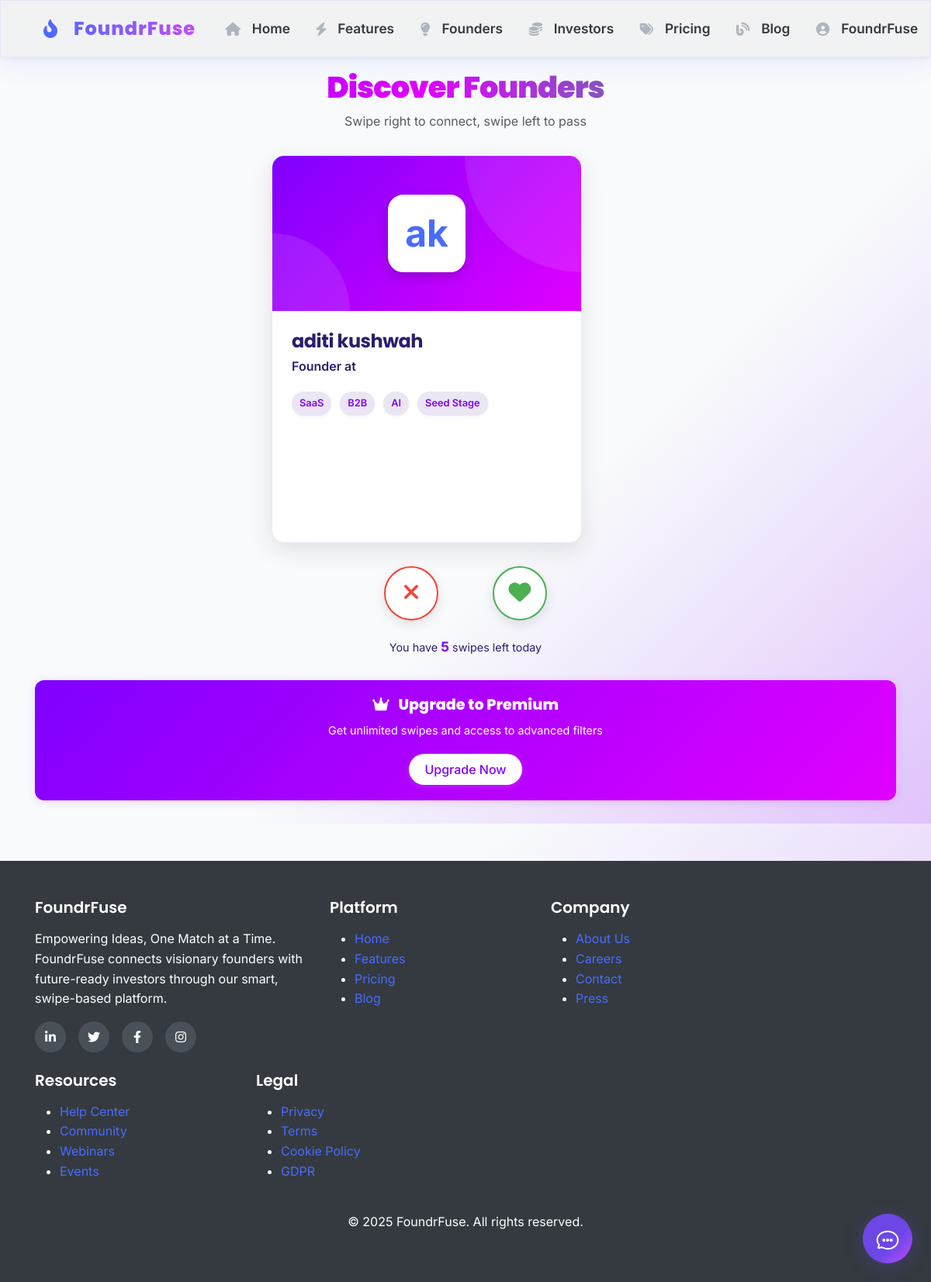
The page /accounts/discover/ (signed in) on the database its author committed.
### accounts/models.py (models this page shows, shortened)
class Profile(models.Model):
    USER_TYPES = (
        ('founder', 'Founder'),
        ('investor', 'Investor'),
    )
    INDUSTRY_CHOICES = (
        ('tech', 'Technology'),
        ('health', 'Healthcare'),
        ('finance', 'Finance'),
        ('education', 'Education'),
        ('ecommerce', 'E-Commerce'),
        ('real_estate', 'Real Estate'),
        ('food', 'Food & Beverage'),
        ('travel', 'Travel'),
        ('other', 'Other'),
    )
    user = models.OneToOneField(User, on_delete=models.CASCADE)
    user_type = models.CharField(max_length=10, choices=USER_TYPES)
    bio = models.TextField(blank=True)
    company_name = models.CharField(max_length=100, blank=True)
    industry = models.CharField(max_length=20, choices=INDUSTRY_CHOICES, blank=True)
    location = models.CharField(max_length=100, blank=True)
    country_code = models.CharField(max_length=8, blank=True)
    phone = models.CharField(max_length=20, blank=True)
    startup_date = models.DateField(blank=True, null=True)
    investment_focus = models.CharField(max_length=255, blank=True)
    investment_range = models.CharField(max_length=255, blank=True)
    linkedin_profile = models.URLField(blank=True)
    website = models.URLField(blank=True)
    looking_for = models.TextField(blank=True)
    profile_image = models.ImageField(upload_to='profile_images/', blank=True, null=True)
    is_premium = models.BooleanField(default=False)
    swipes_left = models.IntegerField(default=5)  # Daily swipes for free users
    created_at = models.DateTimeField(auto_now_add=True)
    updated_at = models.DateTimeField(auto_now=True)

### accounts/views.py (the view, shortened to what this page needs)
# urls.py: path('discover/', views.discover, name='discover'),
@login_required
def discover(request):
    user = request.user
    try:
        profile = user.profile
    except Profile.DoesNotExist:
        Profile.objects.create(user=user)
        profile = user.profile
    if not profile.is_premium and profile.swipes_left <= 0:
        messages.warning(request, 'You have used all your daily swipes. Upgrade to Premium for unlimited swipes!')
        return render(request, 'accounts/discover.html', {
            'title': 'Discover',
            'out_of_swipes': True,
        })
    swiped_users = SwipeAction.objects.filter(from_user=user).values_list('to_user_id', flat=True)
    opposite_type = 'investor' if profile.user_type == 'founder' else 'founder'
    profiles_to_show = Profile.objects.filter(
        user_type=opposite_type
    ).exclude(
        user__in=swiped_users
    ).exclude(
        user=user
    )
    if profiles_to_show.exists():
        profiles = list(profiles_to_show.order_by('?')[:10])
    else:
        profiles = []
        messages.info(request, "You've viewed all available profiles for now. Check back soon!")
    return render(request, 'accounts/discover.html', {
        'title': 'Discover',
        'profiles': profiles,
        'swipes_left': profile.swipes_left,
    })

### templates/accounts/discover.html (shortened to what this page needs)
{% extends 'base.html' %}
{% load static %}
{% block extra_css %}
<link rel="stylesheet" href="{% static 'css/animations.css' %}">
<link rel="stylesheet" href="{% static 'css/graphics.css' %}">
<link rel="stylesheet" href="{% static 'css/discover.css' %}">
{% endblock %}
{% block content %}
<div class="discover-container">
    <div class="decorative-container"></div>
    <div class="container">
        <div class="discover-header text-center">
            <h2 class="gradient-text mb-2 animate-on-scroll fade-in">Discover{% if user.profile.user_type == 'founder' %} Investors{% else %} Founders{% endif %}</h2>
            <p class="text-muted mb-4 animate-on-scroll fade-in delay-100">Swipe right to connect, swipe left to pass</p>
        </div>
        <div class="swipe-container" id="swipe-container">
            <div class="swipe-indicators">
            </div>
            {% if profiles %}
                {% for profile in profiles %}
                <div class="swipe-card animate-on-scroll fade-in {% if profile.user.profile.user_type == 'founder' %}founder-card{% else %}investor-card{% endif %} {% if not forloop.first %}d-none{% endif %}" data-profile-id="{{ profile.id }}">
                    <div class="swipe-card-header">
                        <div class="profile-avatar">
                            {{ profile.user.first_name|first }}{{ profile.user.last_name|first }}
                        </div>
                    </div>
                    <div class="swipe-card-content">
                        <h3 class="profile-name">{{ profile.user.get_full_name }}</h3>
                        <p class="profile-headline">
                            {% if profile.user.profile.user_type == 'founder' %}
                                Founder at {{ profile.company_name }}
                            {% else %}
                                Investor at {{ profile.company_name }}
                            {% endif %}
                        </p>
                        <div class="profile-tags">
                            {% if profile.user.profile.user_type == 'founder' %}
                                <span class="profile-tag">SaaS</span>
                                <span class="profile-tag">B2B</span>
                                <span class="profile-tag">AI</span>
                                <span class="profile-tag">Seed Stage</span>
                            {% else %}
                                <span class="profile-tag">Angel</span>
                                <span class="profile-tag">Early Stage</span>
                                <span class="profile-tag">Tech</span>
                                <span class="profile-tag">$50K-$250K</span>
                            {% endif %}
                        </div>
                    </div>
                </div>
                {% endfor %}
            {% endif %}
        </div>
        <div class="swipe-actions">
            <div class="swipe-btn swipe-dislike" id="dislike-button">
                <i class="fas fa-times"></i>
            </div>
            <div class="swipe-btn swipe-like" id="like-button">
                <i class="fas fa-heart"></i>
            </div>
        </div>
        {% if not user.profile.is_premium %}
        <div class="remaining-swipes">
            <p>You have <span class="remaining-swipes-count">{{ user.profile.swipes_left }}</span> swipes left today</p>
            <div class="premium-promo animate-on-scroll fade-in">
                <h5><i class="fas fa-crown me-2"></i> Upgrade to Premium</h5>
                <p class="mb-1">Get unlimited swipes and access to advanced filters</p>
                <a href="{% url 'subscription:upgrade' %}" class="btn premium-promo-btn">
                    Upgrade Now
                </a>
            </div>
        </div>
        {% endif %}
    </div>
</div>
{% endblock %}

### templates/base.html (shortened to what this page needs)
<!DOCTYPE html>
{% load static %}
<html lang="en">
<head>
    <link href="https://cdn.jsdelivr.net/npm/bootstrap@5.3.0-alpha1/dist/css/bootstrap.min.css" rel="stylesheet">
    <link rel="stylesheet" href="https://cdnjs.cloudflare.com/ajax/libs/font-awesome/6.0.0/css/all.min.css">
    <link rel="stylesheet" href="{% static 'css/style.css' %}">
    <link rel="stylesheet" href="{% static 'css/animations.css' %}">
    <link rel="stylesheet" href="{% static 'css/graphics.css' %}">
    {% block extra_css %}{% endblock %}
</head>
<body>
    <nav class="navbar navbar-expand-lg ">
        <div class="container">
            <a class="navbar-brand d-flex align-items-center" href="{% url 'core:home' %}">
                <i class="fas fa-fire-alt me-2"></i>
                <span>FoundrFuse</span>
            </a>
            <div class="collapse navbar-collapse" id="navbarNav">
                <ul class="navbar-nav me-auto">
                    <li class="nav-item {% if request.resolver_match.url_name == 'home' %}active{% endif %}">
                        <a class="nav-link d-flex align-items-center" href="{% url 'core:home' %}">
                            <i class="fas fa-home me-2"></i> Home
                        </a>
                    </li>
                    <li class="nav-item {% if request.resolver_match.url_name == 'features' %}active{% endif %}">
                        <a class="nav-link d-flex align-items-center" href="{% url 'core:features' %}">
                            <i class="fas fa-bolt me-2"></i> Features
                        </a>
                    </li>
                    <li class="nav-item {% if request.resolver_match.url_name == 'founders' %}active{% endif %}">
                        <a class="nav-link d-flex align-items-center" href="{% url 'core:founders' %}">
                            <i class="fas fa-lightbulb me-2"></i>Founders
                        </a>
                    </li>
                    <li class="nav-item {% if request.resolver_match.url_name == 'investors' %}active{% endif %}">
                        <a class="nav-link d-flex align-items-center" href="{% url 'core:investors' %}">
                            <i class="fas fa-coins me-2"></i>Investors
                        </a>
                    </li>
                    <li class="nav-item {% if request.resolver_match.url_name == 'pricing' %}active{% endif %}">
                        <a class="nav-link d-flex align-items-center" href="{% url 'core:pricing' %}">
                            <i class="fas fa-tags me-2"></i> Pricing
                        </a>
                    </li>
                    <li class="nav-item {% if request.resolver_match.url_name == 'blog_list' %}active{% endif %}">
                        <a class="nav-link d-flex align-items-center" href="{% url 'core:blog_list' %}">
                            <i class="fas fa-blog me-2"></i> Blog
                        </a>
                    </li>
                </ul>
                <ul class="navbar-nav">
                    {% if user.is_authenticated %}
                    <li class="nav-item dropdown">
                        <a class="nav-link dropdown-toggle d-flex align-items-center" href="#" id="navbarDropdown"
                            role="button" data-bs-toggle="dropdown" aria-expanded="false">
                            <i class="fas fa-user-circle me-2"></i> {{ user.get_full_name|default:user.username }}
                        </a>
                    </li>
                    {% endif %}
                </ul>
            </div>
        </div>
    </nav>
    {% block content %}{% endblock %}
    <footer class="footer mt-5">
        <div class="container">
            <div class="row">
                <div class="col-lg-4 mb-4">
                    <h5>FoundrFuse</h5>
                    <p>Empowering Ideas, One Match at a Time. FoundrFuse connects visionary founders with future-ready
                        investors through our smart, swipe-based platform.</p>
                    <div class="social-icons">
                        <a href="#" class="social-icon"><i class="fab fa-linkedin-in"></i></a>
                        <a href="#" class="social-icon"><i class="fab fa-twitter"></i></a>
                        <a href="#" class="social-icon"><i class="fab fa-facebook-f"></i></a>
                        <a href="#" class="social-icon"><i class="fab fa-instagram"></i></a>
                    </div>
                </div>
                <div class="col-lg-2 col-md-3 col-6 mb-4">
                    <h5>Platform</h5>
                    <ul class="footer-links">
                        <li><a href="{% url 'core:home' %}">Home</a></li>
                        <li><a href="{% url 'core:features' %}">Features</a></li>
                        <li><a href="{% url 'core:pricing' %}">Pricing</a></li>
                        <li><a href="{% url 'core:blog_list' %}">Blog</a></li>
                    </ul>
                </div>
                <div class="col-lg-2 col-md-3 col-6 mb-4">
                    <h5>Company</h5>
                    <ul class="footer-links">
                        <li><a href="{% url 'core:about' %}">About Us</a></li>
                        <li><a href="#">Careers</a></li>
                        <li><a href="#">Contact</a></li>
                        <li><a href="#">Press</a></li>
                    </ul>
                </div>
                <div class="col-lg-2 col-md-3 col-6 mb-4">
                    <h5>Resources</h5>
                    <ul class="footer-links">
                        <li><a href="#">Help Center</a></li>
                        <li><a href="#">Community</a></li>
                        <li><a href="#">Webinars</a></li>
                        <li><a href="#">Events</a></li>
                    </ul>
                </div>
                <div class="col-lg-2 col-md-3 col-6 mb-4">
                    <h5>Legal</h5>
                    <ul class="footer-links">
                        <li><a href="#">Privacy</a></li>
                        <li><a href="#">Terms</a></li>
                        <li><a href="#">Cookie Policy</a></li>
                        <li><a href="#">GDPR</a></li>
                    </ul>
                </div>
            </div>
            <div class="footer-bottom text-center">
                <p>&copy; {% now "Y" %} FoundrFuse. All rights reserved.</p>
            </div>
        </div>
    </footer>
    <div id="ff-chatbot-bubble" title="Chat with FoundrFuse AI">
    </div>
</body>
</html>

### rows shown on the page
Profile: user.first_name|first "a", user.last_name|first "k", user.get_full_name "aditi kushwah", user_type "SaaS"

### other values the page prints
{{ user.get_full_name|default:user.username }} "FoundrFuse"
{{ user.profile.swipes_left }} "5"
